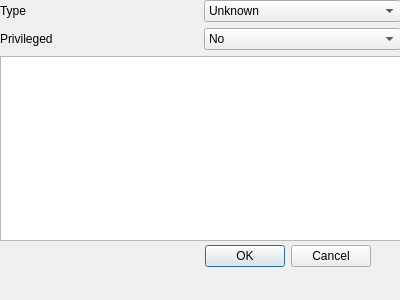
<?xml version="1.0" encoding="UTF-8"?>
<ui version="4.0">
 <class>EditInstructionDialog</class>
 <widget class="QDialog" name="EditInstructionDialog">
  <property name="geometry">
   <rect>
    <x>0</x>
    <y>0</y>
    <width>400</width>
    <height>300</height>
   </rect>
  </property>
  <property name="windowTitle">
   <string>Dialog</string>
  </property>
  <widget class="QDialogButtonBox" name="buttonBox">
   <property name="geometry">
    <rect>
     <x>30</x>
     <y>240</y>
     <width>341</width>
     <height>32</height>
    </rect>
   </property>
   <property name="orientation">
    <enum>Qt::Horizontal</enum>
   </property>
   <property name="standardButtons">
    <set>QDialogButtonBox::Cancel|QDialogButtonBox::Ok</set>
   </property>
  </widget>
  <widget class="QWidget" name="verticalLayoutWidget">
   <property name="geometry">
    <rect>
     <x>0</x>
     <y>0</y>
     <width>401</width>
     <height>241</height>
    </rect>
   </property>
   <layout class="QVBoxLayout" name="verticalLayout">
    <item>
     <layout class="QHBoxLayout" name="horizontalLayout_3">
      <item>
       <widget class="QLabel" name="label">
        <property name="text">
         <string>Type</string>
        </property>
       </widget>
      </item>
      <item>
       <widget class="QComboBox" name="instructionTypeComboBox">
        <item>
         <property name="text">
          <string>Unknown</string>
         </property>
        </item>
        <item>
         <property name="text">
          <string>Data handling</string>
         </property>
        </item>
        <item>
         <property name="text">
          <string>Control flow</string>
         </property>
        </item>
        <item>
         <property name="text">
          <string>Call</string>
         </property>
        </item>
        <item>
         <property name="text">
          <string>Arithmetic/Logic</string>
         </property>
        </item>
        <item>
         <property name="text">
          <string>Other</string>
         </property>
        </item>
       </widget>
      </item>
     </layout>
    </item>
    <item>
     <layout class="QHBoxLayout" name="horizontalLayout">
      <item>
       <widget class="QLabel" name="label_2">
        <property name="text">
         <string>Privileged</string>
        </property>
       </widget>
      </item>
      <item>
       <widget class="QComboBox" name="instructionPrivilegedComboBox">
        <item>
         <property name="text">
          <string>No</string>
         </property>
        </item>
        <item>
         <property name="text">
          <string>Yes</string>
         </property>
        </item>
        <item>
         <property name="text">
          <string>Unknown</string>
         </property>
        </item>
       </widget>
      </item>
     </layout>
    </item>
    <item>
     <widget class="QTextEdit" name="instructionDescriptionTextEdit"/>
    </item>
   </layout>
  </widget>
 </widget>
 <resources/>
 <connections>
  <connection>
   <sender>buttonBox</sender>
   <signal>accepted()</signal>
   <receiver>EditInstructionDialog</receiver>
   <slot>accept()</slot>
   <hints>
    <hint type="sourcelabel">
     <x>248</x>
     <y>254</y>
    </hint>
    <hint type="destinationlabel">
     <x>157</x>
     <y>274</y>
    </hint>
   </hints>
  </connection>
  <connection>
   <sender>buttonBox</sender>
   <signal>rejected()</signal>
   <receiver>EditInstructionDialog</receiver>
   <slot>reject()</slot>
   <hints>
    <hint type="sourcelabel">
     <x>316</x>
     <y>260</y>
    </hint>
    <hint type="destinationlabel">
     <x>286</x>
     <y>274</y>
    </hint>
   </hints>
  </connection>
 </connections>
</ui>
